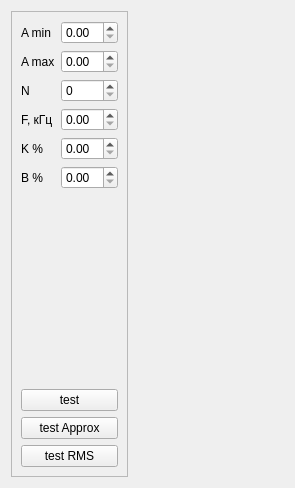
<?xml version="1.0" encoding="UTF-8"?>
<ui version="4.0">
 <class>TestBox_2</class>
 <widget class="QWidget" name="TestBox_2">
  <property name="geometry">
   <rect>
    <x>0</x>
    <y>0</y>
    <width>295</width>
    <height>488</height>
   </rect>
  </property>
  <property name="windowTitle">
   <string>Form</string>
  </property>
  <layout class="QHBoxLayout" name="horizontalLayout">
   <item>
    <widget class="QFrame" name="frame">
     <property name="sizePolicy">
      <sizepolicy hsizetype="Fixed" vsizetype="Preferred">
       <horstretch>0</horstretch>
       <verstretch>0</verstretch>
      </sizepolicy>
     </property>
     <property name="frameShape">
      <enum>QFrame::StyledPanel</enum>
     </property>
     <property name="frameShadow">
      <enum>QFrame::Raised</enum>
     </property>
     <layout class="QVBoxLayout" name="verticalLayout">
      <item>
       <layout class="QGridLayout" name="gridLayout">
        <item row="3" column="0">
         <widget class="QLabel" name="label_4">
          <property name="sizePolicy">
           <sizepolicy hsizetype="Fixed" vsizetype="Preferred">
            <horstretch>0</horstretch>
            <verstretch>0</verstretch>
           </sizepolicy>
          </property>
          <property name="text">
           <string>F, кГц</string>
          </property>
         </widget>
        </item>
        <item row="2" column="0">
         <widget class="QLabel" name="label_3">
          <property name="sizePolicy">
           <sizepolicy hsizetype="Fixed" vsizetype="Preferred">
            <horstretch>0</horstretch>
            <verstretch>0</verstretch>
           </sizepolicy>
          </property>
          <property name="text">
           <string>N</string>
          </property>
         </widget>
        </item>
        <item row="3" column="1">
         <widget class="QDoubleSpinBox" name="dsb_F"/>
        </item>
        <item row="0" column="0">
         <widget class="QLabel" name="label">
          <property name="sizePolicy">
           <sizepolicy hsizetype="Fixed" vsizetype="Preferred">
            <horstretch>0</horstretch>
            <verstretch>0</verstretch>
           </sizepolicy>
          </property>
          <property name="text">
           <string>A min</string>
          </property>
         </widget>
        </item>
        <item row="1" column="1">
         <widget class="QDoubleSpinBox" name="dsb_A_max"/>
        </item>
        <item row="0" column="1">
         <widget class="QDoubleSpinBox" name="dsb_A_min"/>
        </item>
        <item row="6" column="0">
         <widget class="QLabel" name="label_6">
          <property name="sizePolicy">
           <sizepolicy hsizetype="Fixed" vsizetype="Preferred">
            <horstretch>0</horstretch>
            <verstretch>0</verstretch>
           </sizepolicy>
          </property>
          <property name="text">
           <string>B %</string>
          </property>
         </widget>
        </item>
        <item row="4" column="0">
         <widget class="QLabel" name="label_5">
          <property name="sizePolicy">
           <sizepolicy hsizetype="Fixed" vsizetype="Preferred">
            <horstretch>0</horstretch>
            <verstretch>0</verstretch>
           </sizepolicy>
          </property>
          <property name="text">
           <string>K %</string>
          </property>
         </widget>
        </item>
        <item row="4" column="1">
         <widget class="QDoubleSpinBox" name="dsb_K"/>
        </item>
        <item row="1" column="0">
         <widget class="QLabel" name="label_2">
          <property name="sizePolicy">
           <sizepolicy hsizetype="Fixed" vsizetype="Preferred">
            <horstretch>0</horstretch>
            <verstretch>0</verstretch>
           </sizepolicy>
          </property>
          <property name="text">
           <string>A max</string>
          </property>
         </widget>
        </item>
        <item row="6" column="1">
         <widget class="QDoubleSpinBox" name="dsb_B"/>
        </item>
        <item row="2" column="1">
         <widget class="QSpinBox" name="sb_N"/>
        </item>
       </layout>
      </item>
      <item>
       <spacer name="verticalSpacer">
        <property name="orientation">
         <enum>Qt::Vertical</enum>
        </property>
        <property name="sizeHint" stdset="0">
         <size>
          <width>20</width>
          <height>210</height>
         </size>
        </property>
       </spacer>
      </item>
      <item>
       <widget class="QPushButton" name="btn_test">
        <property name="text">
         <string>test</string>
        </property>
       </widget>
      </item>
      <item>
       <widget class="QPushButton" name="btn_test_Approx">
        <property name="text">
         <string>test Approx</string>
        </property>
       </widget>
      </item>
      <item>
       <widget class="QPushButton" name="btn_test_RMS">
        <property name="text">
         <string>test RMS</string>
        </property>
       </widget>
      </item>
     </layout>
    </widget>
   </item>
   <item>
    <widget class="GrapherBox" name="grapher_widget" native="true"/>
   </item>
  </layout>
 </widget>
 <customwidgets>
  <customwidget>
   <class>GrapherBox</class>
   <extends>QWidget</extends>
   <header>grapherbox.hpp</header>
   <container>1</container>
  </customwidget>
 </customwidgets>
 <resources/>
 <connections/>
</ui>
